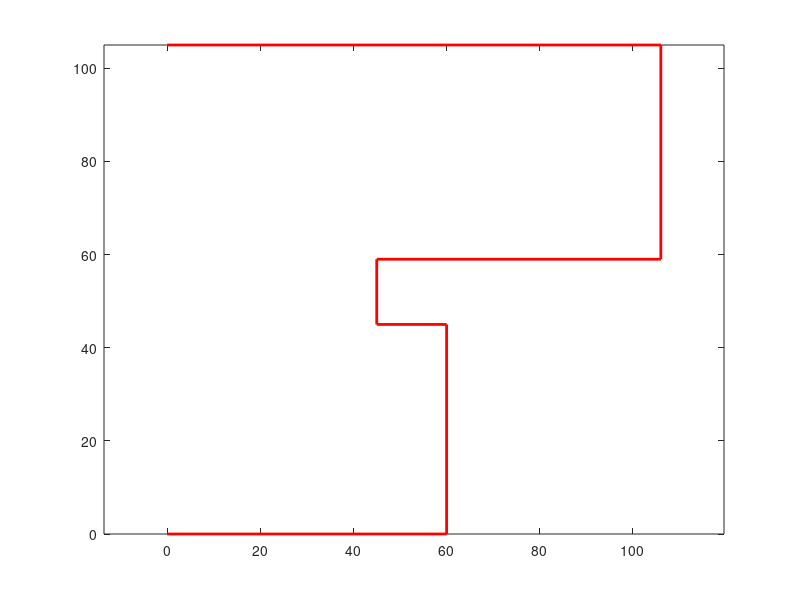

The MATLAB source for this figure:
%% define map
map=[0,0;60,0;60,45;45,45;45,59;106,59;106,105;0,105];  %default map
inpolygonMapformatX = cat(1,map(:,1), map(1,1));
inpolygonMapformatY = cat(1,map(:,2), map(1,2));

%% draw map
plot(map(:,1),map(:,2),'lineWidth',2,'Color','r'); % draws arena
axis equal; %keeps the x and y scale the same
drawnow;

%% discretization

%how many steps in the x and y axis
xnum = 20;
ynum = 20;

dim = size(map);

xstart = map(1,1);
xend = map(1,1);
ystart = map(1,2);
yend = map(1,2);

for i=1:dim(1)
    if map(i,1) < xstart
        xstart = map(i,1);
    end
    if map(i,1) > xend
        xend = map(i,1);
    end
    if map(i,2) < ystart
        ystart = map(i,2);
    end
    if map(i,2) > yend
        yend = map(i,2);
    end
end

fprintf("TL: (%f,%f), BR: (%f,%f)\n", xstart, ystart, xend, yend);
xstep = (xend - xstart) / xnum;
ystep = (yend - ystart) / ynum;
fprintf("x step: %f\n", xstep);
fprintf("y step: %f\n", ystep);

coords = [];
inmap = zeros(xnum,ynum);
%getting map coordinates and determining if coordinate in inside the map
for i=1:xnum
    for j=1:ynum
        % we subtract 0.5 so that we reside in the middle of the squares
        x = xstart + (i-0.5) * xstep;
        y = ystart + (j-0.5) * ystep;
        pos = [x,y];
        coords = [coords; pos];
        if inpolygon(pos(1),pos(2),inpolygonMapformatX,inpolygonMapformatY) == 1
            inmap(i,j) = 1;
        else
            inmap(i,j) = 0;
        end
    end
end

%map is rotated clockwise
disp(inmap);
